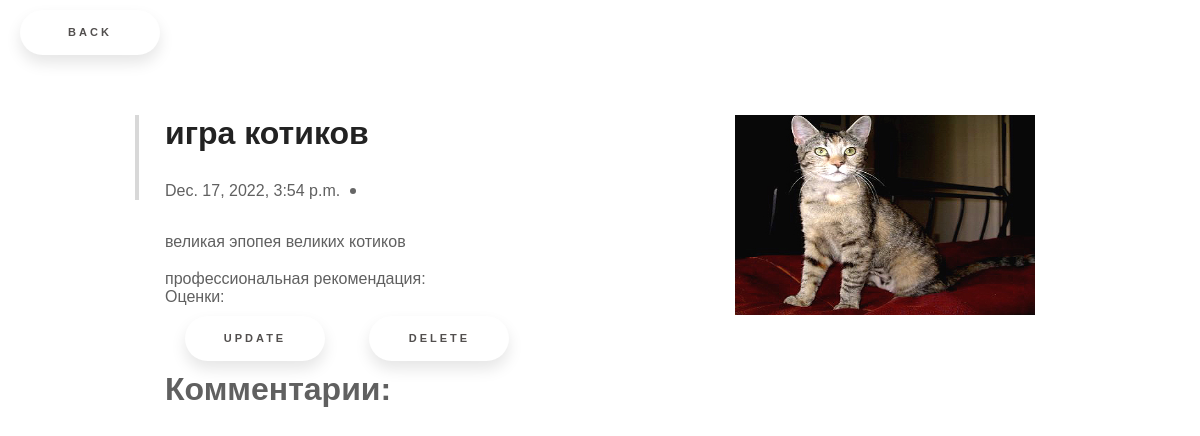
/book_detail/3/, run on an earlier commit of the app's database.
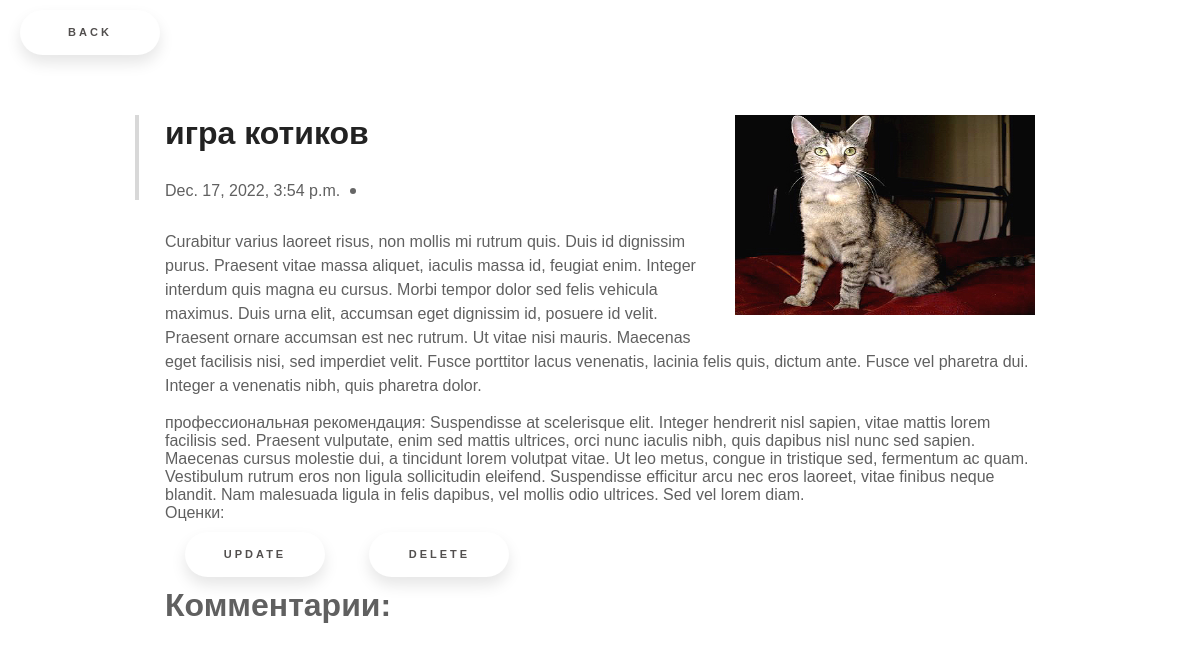
And on a later commit of the database.
### book/models.py (models this page shows, shortened)
class Book(models.Model):
    title = models.CharField(max_length=100)
    image = models.ImageField(upload_to='')
    description = models.TextField()
    created_date = models.DateTimeField(auto_now_add=True)
    updated_date = models.DateTimeField(auto_now_add=True)

class ExpertRecomendation(models.Model):
    book_choice = models.ForeignKey(Book, on_delete=models.CASCADE, related_name='book_recomendation')
    text = models.TextField()
    expert_choice = models.ForeignKey(Expert, on_delete=models.CASCADE, related_name='expert_name')

### book/views.py (the view)
# urls.py: path('book_detail/<int:id>/', views.BookDetailView.as_view(), name='detail'),
class BookDetailView(generic.DetailView):
    template_name = 'book_detail.html'
    def get_object(self, **kwargs):
        book_id = self.kwargs.get('id')
        return get_object_or_404(models.Book, id=book_id)

### templates/book_detail.html (shortened to what this page needs)
<!DOCTYPE html>
{% load static %}
<html lang="en">
<head>
        <link rel="stylesheet" href="{% static 'css/style_detail.css' %}">
</head>
<body>
<a href="http://127.0.0.1:8000/" class="floating-button">Back</a>
<div class="container">
    <div class="post">
        <div class="post-image">
            <img src="{{object.image.url}}" alt="" width="200" height="200">
        </div>
        <div class="post-content">
            <div class="post-header">
                <h1>{{object.title}}</h1>
                <div class="post-meta">
                    <time>{{object.created_date}}</time>
                </div>
            </div>
            <p>
                {{object.description}}
            </p>
            <div> профессиональная рекомендация:
                {% for i in object.book_recomendation.all %}
                    <a>{{ i.text }}</a>
                {% endfor %}
            </div>
            <div>Оценки:
            </div>
        </div>
        <a class="floating-button" href="/book/{{object.id}}/update/">Update</a>
        <a class="floating-button" href="/book/{{object.id}}/delete/">Delete</a>
    </div>
<div>
                <h1>Комментарии:</h1>
            </div>
</div>
</body>
</html>

What changed in the data, as far as the page shows it:
changed Book "игра котиков": description "великая эпопея великих котиков" → "Curabitur varius laoreet risus, non mollis mi rutrum quis. Duis id dignissim purus. Praesent vitae massa aliquet, iaculis massa id, feugiat enim. Integer interdum quis magna eu cursus. Morbi tempor dolor sed felis vehicula maximus. Duis urna elit, accumsan eget dignissim id, posuere id velit. Praesent ornare accumsan est nec rutrum. Ut vitae nisi mauris. Maecenas eget facilisis nisi, sed imperdiet velit. Fusce porttitor lacus venenatis, lacinia felis quis, dictum ante. Fusce vel pharetra dui. Integer a venenatis nibh, quis pharetra dolor."
added ExpertRecomendation: text "Suspendisse at scelerisque elit. Integer hendrerit nisl sapien, vitae mattis lorem facilisis sed. Praesent vulputate, enim sed mattis ultrices, orci nunc iaculis nibh, quis dapibus nisl nunc sed sapien. Maecenas cursus molestie dui, a tincidunt lorem volutpat vitae. Ut leo metus, congue in tristique sed, fermentum ac quam. Vestibulum rutrum eros non ligula sollicitudin eleifend. Suspendisse efficitur arcu nec eros laoreet, vitae finibus neque blandit. Nam malesuada ligula in felis dapibus, vel mollis odio ultrices. Sed vel lorem diam."
